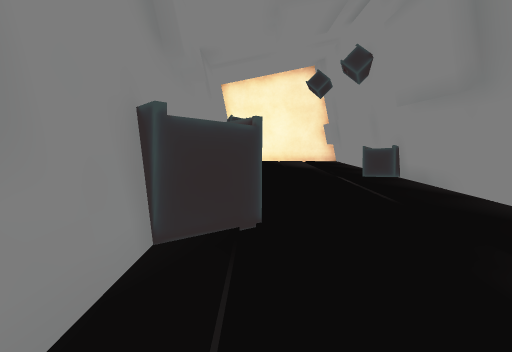
View 1 (above)

13 first-person views from a walk through a scene from a Unity 3-D project. The camera is 1.2 m above the floor, tilts 6° down and sees 75° across. The floor is counted in squares, 1 m on a side. Each view is taken from the middle of a square. On the plan, view 1 faces up. The plan holds only what a view shows up to about 14 squares ahead; the rest is blank. The place goes on beyond the plan. The player character is not drawn. Some animated figures are left out. Some surface patterns are stand-ins.

View 2
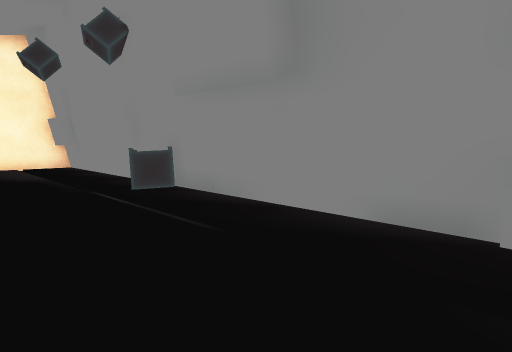

View 3
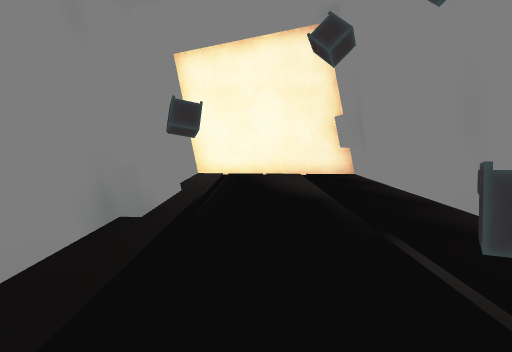

View 4
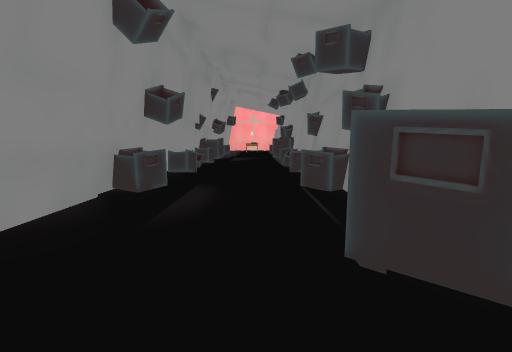

View 5
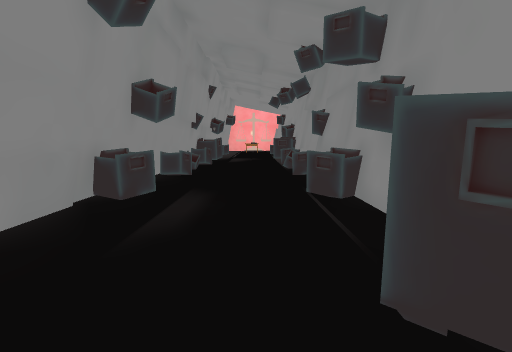

View 6
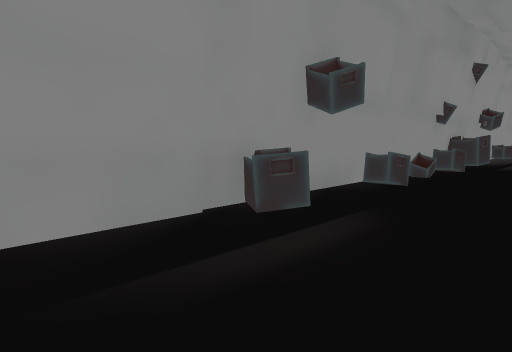

View 7
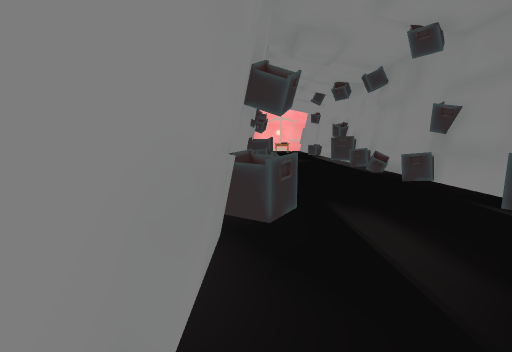

View 8
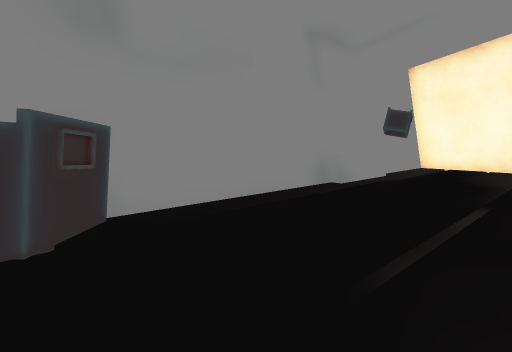

View 9
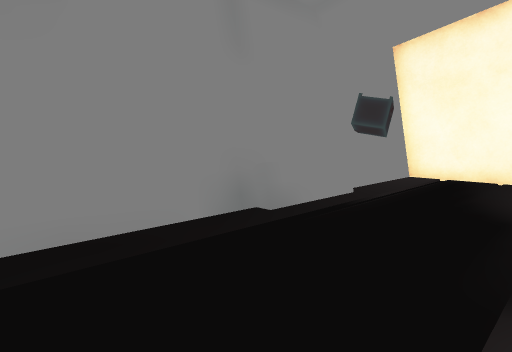

View 10
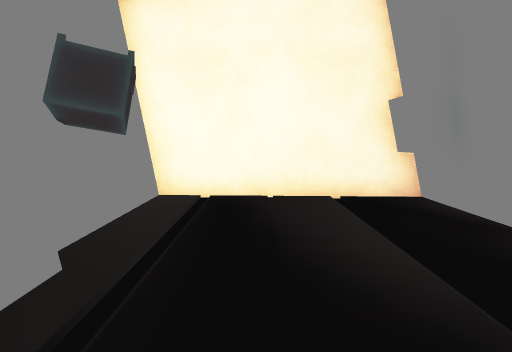

View 11
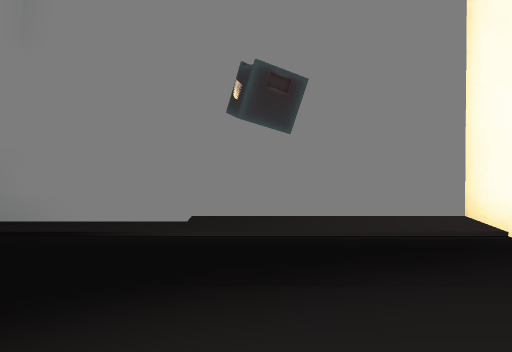

View 12
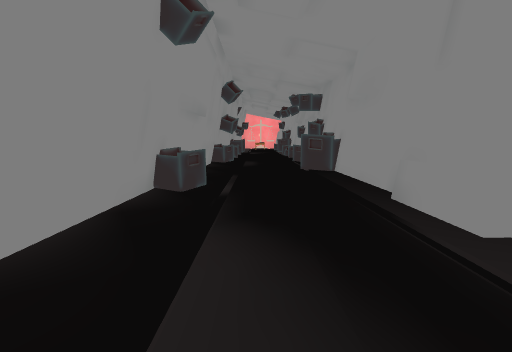

View 13
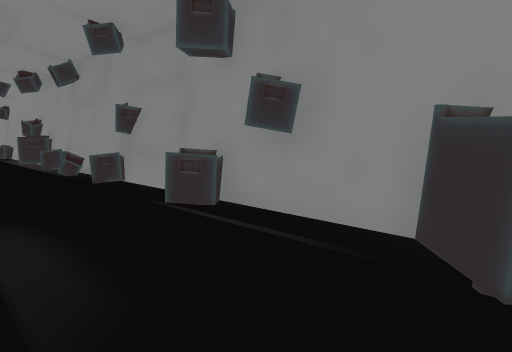

### Floor plan
Points are (right, up) in squares from view 1. A wall is a line through its corners. A room is listed if a view was taken in it or the views show most of it. See-through windows are left out.
Room 1 (views 1, 2, 3, 4, 5, 6, 7, 8, 9, 10, 11, 12, 13)
walls: (-1, 5.9) (0.1, 4.7) (-1.1, 3.7); (-1.5, 4.3) (-1, 3.7); (-1.2, 1.4) (-0.8, 0.9); (-1.2, -2) (-1.2, -4.7); (-1.3, -4) (-0.9, -4.6); (4.5, 17.8) (4.1, 17.8) (4.1, 19.4); (4.6, 19.3) (-1.2, 19.4); (4.4, -7.5) (4.4, 19.3); (-1.4, 19.4) (-1.4, -7.5)
low walls: (4.6, 3.6) (4.6, 10.8); (-1.2, 3.6) (-1.2, 1.4); (4, 9.8) (4.5, 10.6); (4.1, 9.8) (3.3, 10.3) (3.8, 11.1) (4.6, 10.6); (4.6, 11.6) (4.6, 16.4); (-0.8, 0.2) (-0.1, -0.6); (3.3, -0.6) (3.8, 0.2) (4.6, -0.3); (-1.2, 12.2) (-1.2, 5.9); (-1.4, -0.4) (-0.8, -1.1); (4.1, -1) (4.6, -0.1) (4.6, 0.8); (-1.2, 15) (-0.9, 15) (-0.9, 12.2); (4.6, -4.4) (4.6, -2.4); (4.6, 16.5) (4.6, 19.3); (-1, -4.4) (-0.3, -4.9); (3.3, -5) (3.5, -4.2) (4.3, -4.5); (3.5, -7.1) (4.2, -7.2); (-0.9, -7.2) (-0.4, -7.5); (-1.2, 19.4) (-1.2, 16.5)

Positions as (right, up) in squares from view 1, and headings:
1: (0, 0), facing up
2: (0, 3), facing up-right
3: (1, 7), facing up
4: (1, 8), facing down
5: (1, 7), facing down
6: (0, 4), facing down-right
7: (4, 5), facing down
8: (4, 4), facing up-left
9: (3, 8), facing up-left
10: (1, 12), facing up
11: (4, 16), facing left
12: (2, 19), facing down
13: (3, 5), facing down-left
